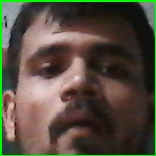
#> input picture path/to/store/photos/face_100.jpg, 156 x 156 px, given in place of the camera
$ python train.py
#> lines starting #> are read from the running program, lines starting #| are printed output that depends on the picture; after the words box and inside, x2 and y2 are one past the last pixel; in counts of white or black regions, pixels touching at a corner belong together
import cv2
import numpy as np
import os

# Initialize the Haar cascade classifier for face detection
face_cascade = cv2.CascadeClassifier(cv2.data.haarcascades + 'haarcascade_frontalface_default.xml')

# Path to the folder where the face photos will be stored
photos_path = 'path/to/store/photos'

# Create the photos folder if it doesn't exist
if not os.path.exists(photos_path):
    os.makedirs(photos_path)

# Initialize the video capture
video_capture = cv2.VideoCapture(0)  # Use 0 for default webcam, or specify the index of the desired camera

# Variable to keep track of the number of captured photos
capture_count = 0

# Main loop for capturing and processing video frames
while True:
    # Read a frame from the video capture
    ret, frame = video_capture.read()
#> frame is the input picture: shape (156, 156, 3); mean B, G, R 63.1, 77.3, 84.8

    # Convert the frame to grayscale for face detection
    gray = cv2.cvtColor(frame, cv2.COLOR_BGR2GRAY)
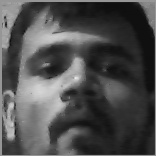
#> gray: shape (156, 156); min 12, max 234, mean 77.9

    # Detect faces in the grayscale frame
    faces = face_cascade.detectMultiScale(gray, scaleFactor=1.1, minNeighbors=5, minSize=(30, 30))
#> faces = [[9, 8, 140, 140]]

    # Iterate over detected faces and draw rectangles around them
    for (x, y, w, h) in faces:
        cv2.rectangle(frame, (x, y), (x + w, y + h), (0, 255, 0), 2)
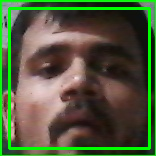
#> frame: shape (156, 156, 3); 6.89% of pixels changed, all inside (x1, y1, x2, y2) = (8, 7, 151, 150)

        # Capture and save the photo when a face is detected
        photo = frame[y:y + h, x:x + w]
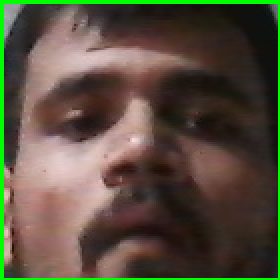
#> photo: shape (140, 140, 3) (shown 2 times larger); mean B, G, R 63, 79.2, 88.1
        photo_path = os.path.join(photos_path, 'face_{}.jpg'.format(len(os.listdir(photos_path))))
        cv2.imwrite(photo_path, photo)
        print('Face photo saved:', photo_path)

        # Increment the capture count
        capture_count += 1

        # Check if the capture count has reached the limit
        if capture_count >= 30:
            break

    # Display the resulting frame
    cv2.imshow('Face Detection', frame)

    # Exit the loop if the capture count has reached the limit or 'q' is pressed
    if capture_count >= 30 or cv2.waitKey(1) & 0xFF == ord('q'):
#> (key q is pressed here)
        break

# Release the video capture and close the OpenCV windows
video_capture.release()
cv2.destroyAllWindows()

# Check if there are photos for training
if len(os.listdir(photos_path)) == 0:
    print("No photos found in the specified folder for training.")
    exit()

# Prepare training data
faces = []
labels = []

# Iterate over the face photos
for filename in os.listdir(photos_path):
    if filename.endswith('.jpg'):
        image_path = os.path.join(photos_path, filename)
        image = cv2.imread(image_path, cv2.IMREAD_GRAYSCALE)
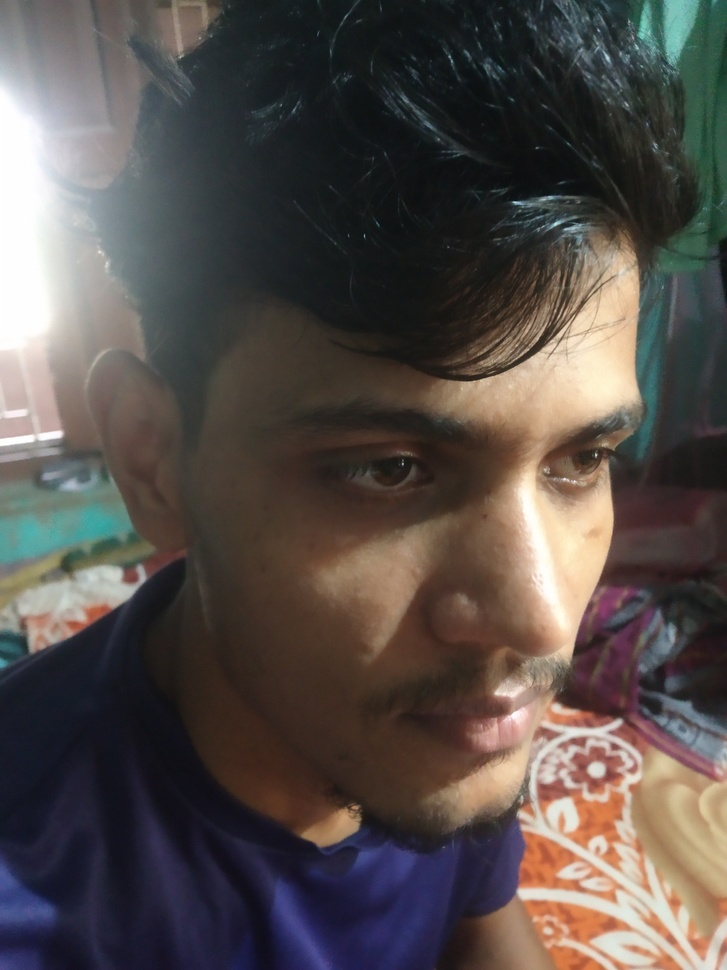
#> input picture path/to/store/photos/IMG_20230628_105310.jpg, 727 x 970 px, shrunk from 3000 x 4000 before the run
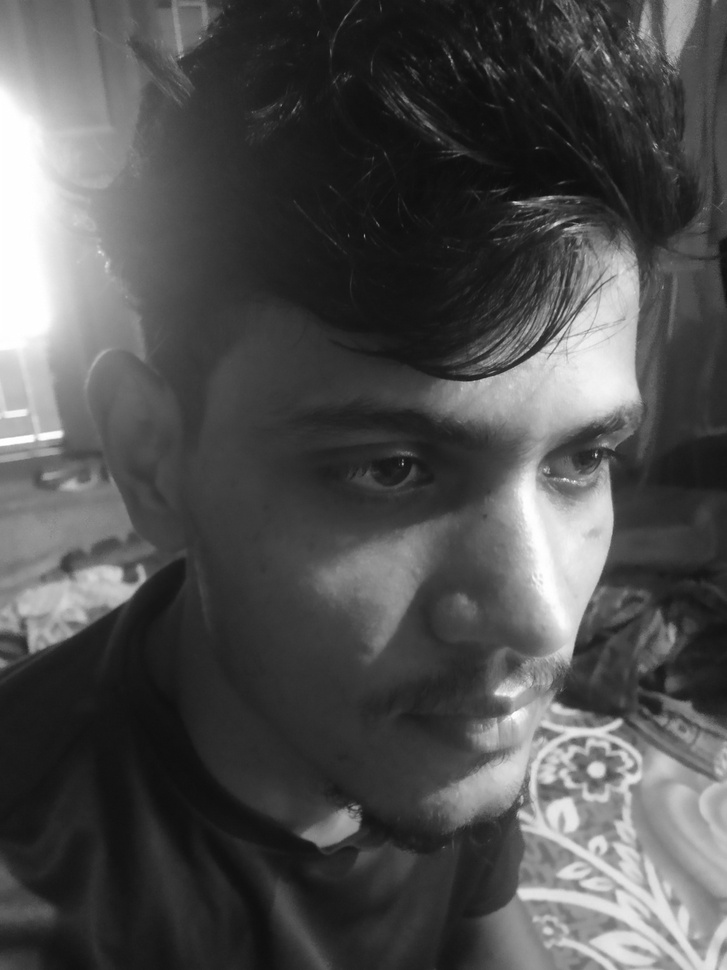
#> image: shape (970, 727); min 13, max 255, mean 79.9
        label = int(os.path.splitext(filename)[0].split('_')[1])
        faces.append(image)
        labels.append(label)
#> pass 2 of the loop `for filename in os.listdir(photos_path):`:
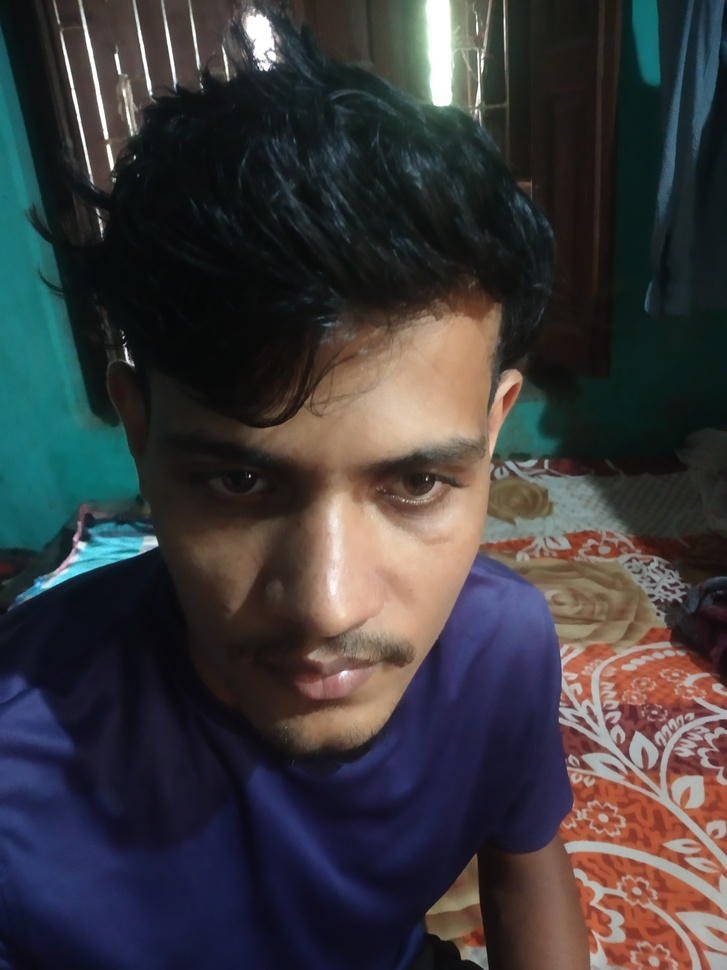
#> input picture path/to/store/photos/IMG_20230628_105317.jpg, 727 x 970 px, shrunk from 3000 x 4000 before the run
#> `image = cv2.imread(image_path, cv2.IMREAD_GRAYSCALE)`:
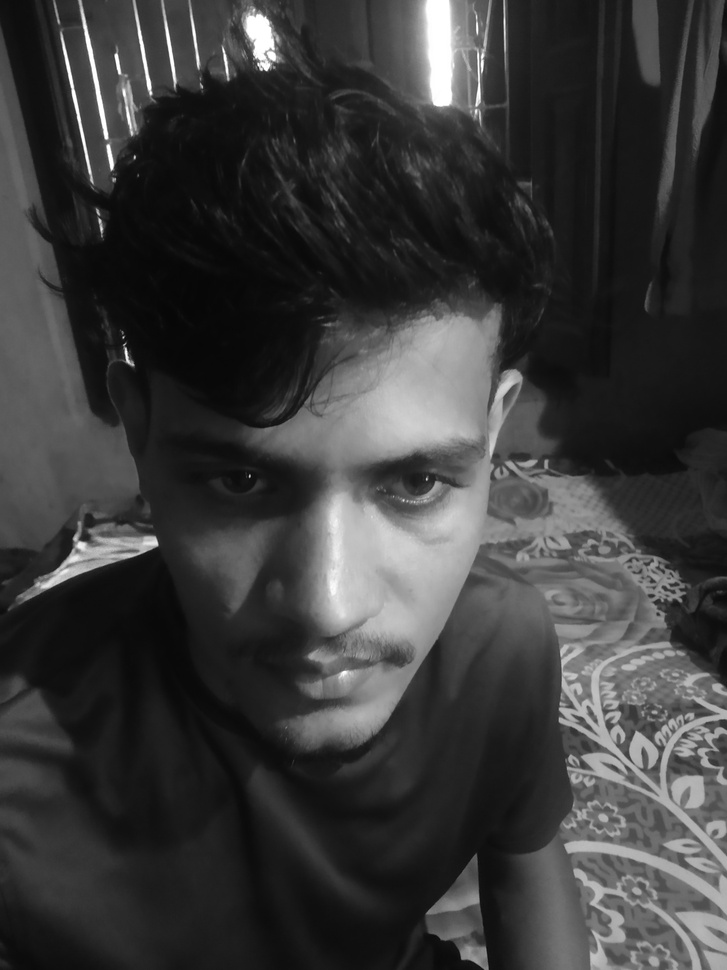
#> image: shape (970, 727); min 6, max 255, mean 59.1
#> pass 3 of the loop `for filename in os.listdir(photos_path):`:
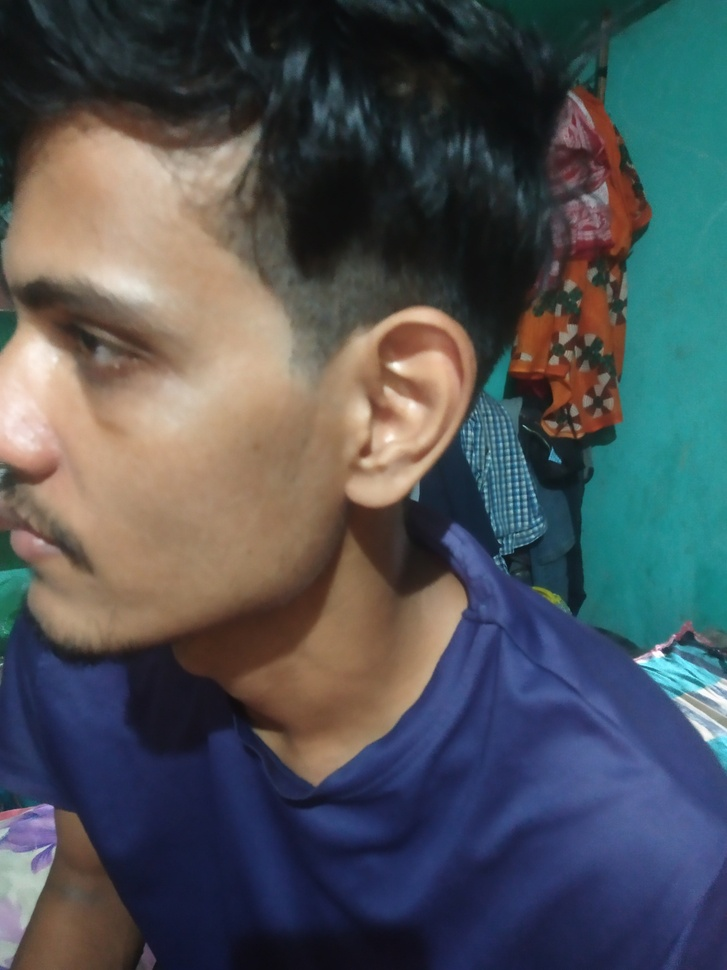
#> input picture path/to/store/photos/IMG_20230628_105329.jpg, 727 x 970 px, shrunk from 3000 x 4000 before the run
#> `image = cv2.imread(image_path, cv2.IMREAD_GRAYSCALE)`:
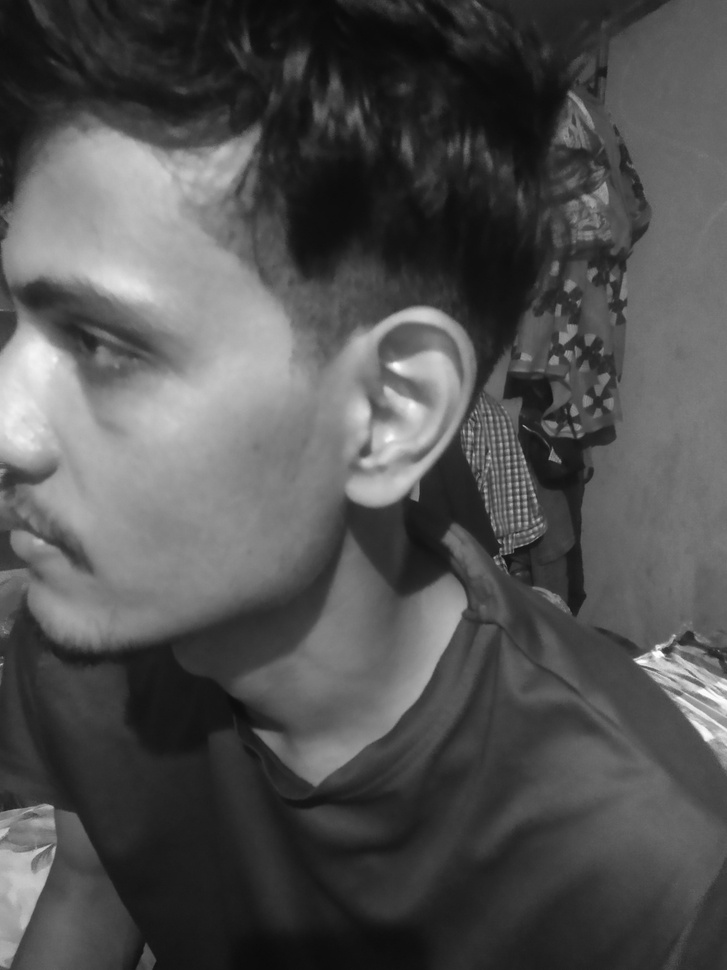
#> image: shape (970, 727); min 10, max 255, mean 81.6
#> the loop made 4 passes; the first 3 are shown

# Create the face recognizer using LBPH algorithm
face_recognizer = cv2.face.LBPHFaceRecognizer_create()

# Train the face recognizer
face_recognizer.train(faces, np.array(labels))

# Convert the path into trained_model.xml file
model_path = os.path.join(photos_path, 'trained_model.xml')
face_recognizer.save(model_path)

print('Path converted to trained_model.xml file:', model_path)
